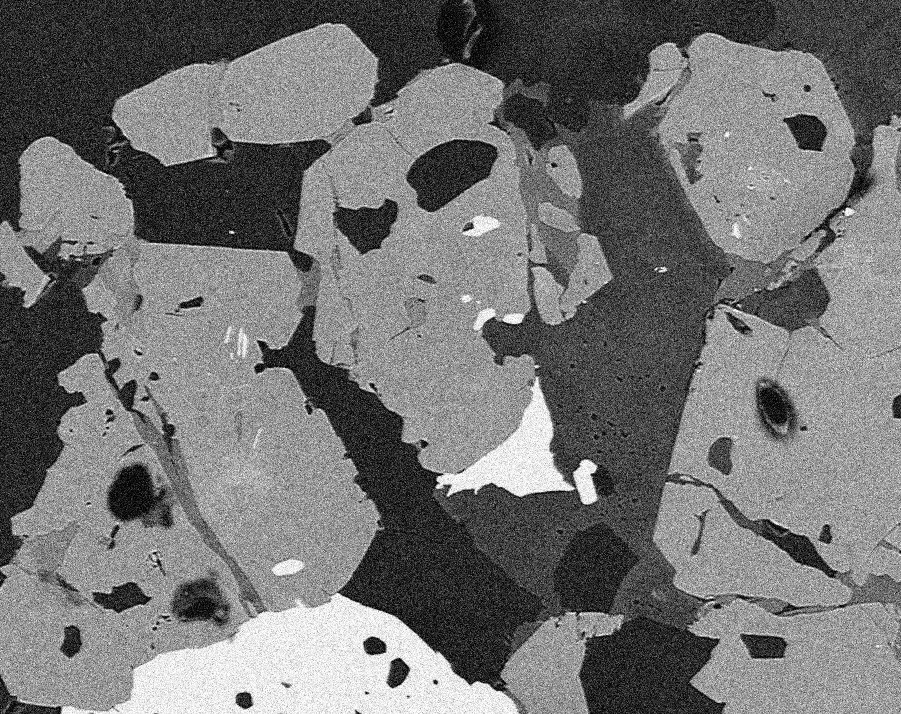
#> input picture images/denoising/BSE_noisy.jpg, 901 x 714 px
$ jupyter execute Untitled.ipynb   (shell and % lines are left out)
#> lines starting #> are read from the running program, lines starting #| are printed output that depends on the picture
# Fourier transform

[cell 1]
import numpy as np
import matplotlib.pyplot as plt
from scipy import ndimage as nd
import cv2

img1 = np.array([[0, 255],
                [0, 255]])

print(img1)

plt.imshow(img1, cmap='gray')
plt.show()
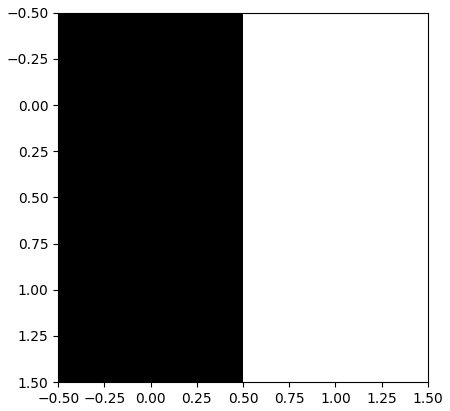
#> figure drawn by matplotlib, 1 panel

[cell 2]
fft_img1 = np.fft.fft2(img1)/4
fft_img1 = np.fft.fftshift(fft_img1)
print(fft_img1)
magnitude_spectrum = np.abs(fft_img1)

plt.imshow(magnitude_spectrum, cmap='gray')
plt.show()
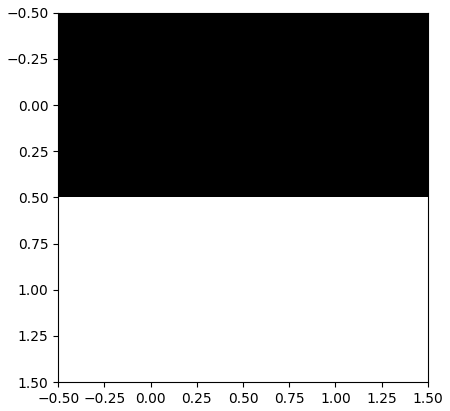
#> figure drawn by matplotlib, 1 panel

[cell 3]
img2 = cv2.imread("./images/denoising/BSE_noisy.jpg", cv2.IMREAD_GRAYSCALE)
#> img2 is the input picture: shape (714, 901); min 0, max 255, mean 114.9

plt.imshow(img2, cmap="gray")
plt.show()

#  Image smoothing : gaussian, median

[cell 4]
fft_img2 = np.fft.fft2(img2)
fft_img2 = np.fft.fftshift(fft_img2) #Shifting zero freq to center of image

magnitude_spectrum = 20*np.log(np.abs(fft_img2))
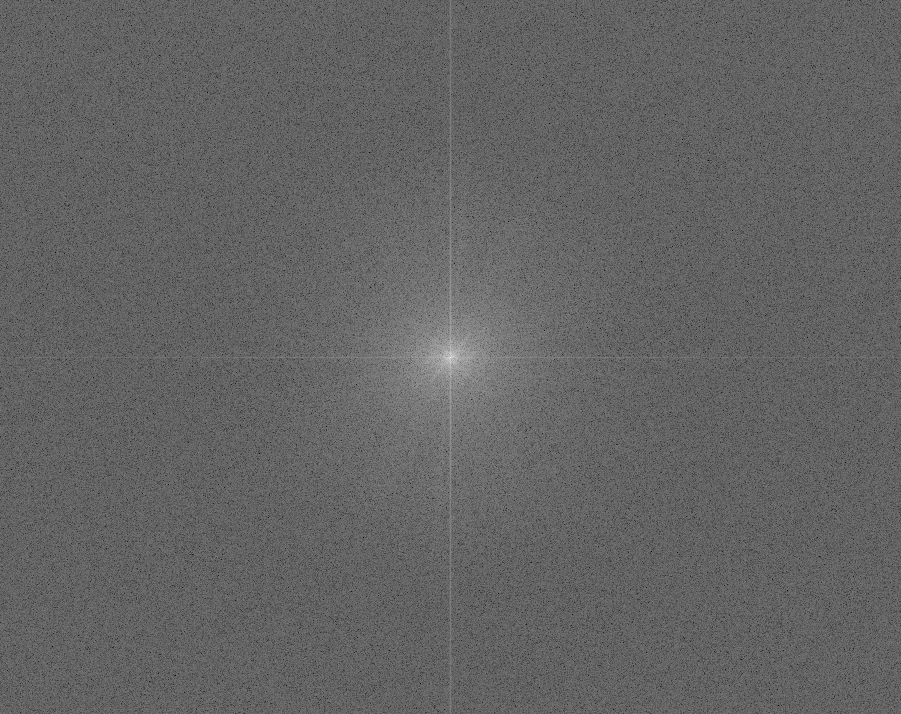
#> magnitude_spectrum: shape (714, 901) float64; min 85.9, max 362.4, mean 194.3; drawn with min black and max white

plt.imshow(magnitude_spectrum, cmap="gray")
plt.show()

## LPF

[cell 5]
rows, cols = img2.shape
#> rows = 714; cols = 901
crow, ccol = int(rows / 2), int(cols / 2) #center row, center col
#> crow = 357; ccol = 450

mask = np.zeros((rows, cols), np.uint8)
r = 100
center = [crow, ccol]
#> center = [357, 450]
x, y = np.ogrid[:rows, :cols]
#> x = 714 values from 0 to 713
mask_area = (x - center[0]) ** 2 + (y - center[1]) ** 2 <= r*r #true false numpy array

mask[mask_area] = 1


#Apply mask and draw new magnitude spectrum
lpf_img2 = fft_img2*mask
lpt_mag_spectrum = 2000*np.log(np.abs(lpf_img2))
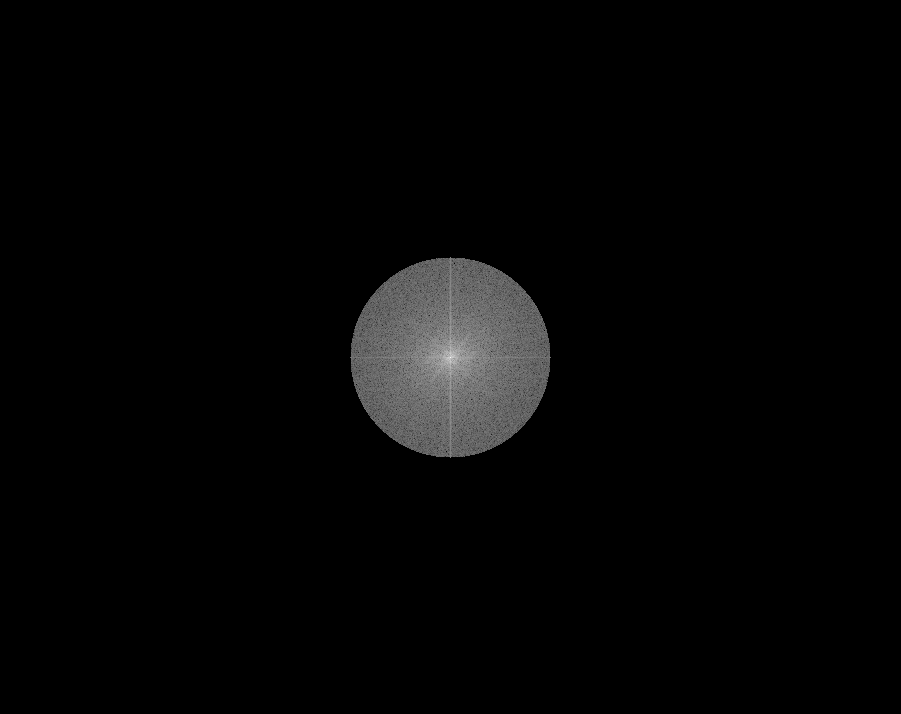
#> lpt_mag_spectrum: shape (714, 901) float64; 95.12% of the values are NaN or infinite; the others: min 10752.8, max 36236.9, mean 21623.6; drawn with min black, max white, NaN and infinite black

plt.imshow(lpt_mag_spectrum, cmap="gray")
plt.show()

[cell 6]
#Reverse fft
reverse_img2 = np.fft.ifftshift(lpf_img2)
reverse_img2 = np.fft.ifft2(reverse_img2)
reverse_img2 = np.abs(reverse_img2)
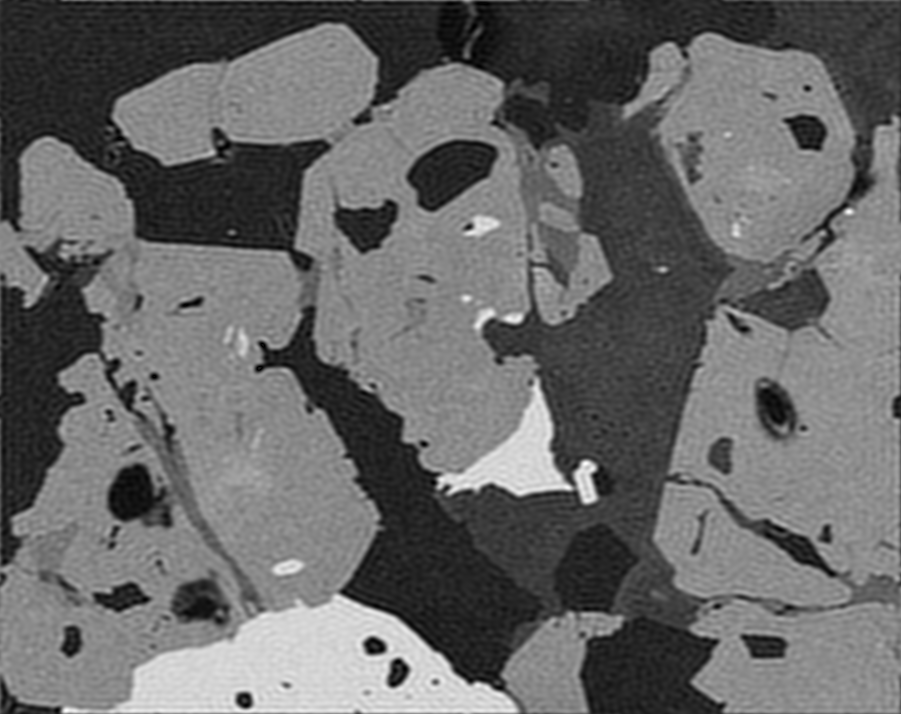
#> reverse_img2: shape (714, 901) float64; min 0.108, max 281.4, mean 114.9; drawn with min black and max white

plt.imshow(reverse_img2, cmap="gray")
plt.show()

[cell 7]
def gaussian_kernel(size, size_y=None):
    size = int(size)
    if not size_y:
        size_y = size
    else:
        size_y = int(size_y)
    x, y = np.mgrid[-size:size+1, -size_y:size_y+1]
    g = np.exp(-(x**2/float(size)+y**2/float(size_y)))
    return g / g.sum()

gaussian_kernel_array = gaussian_kernel(1)
print(gaussian_kernel_array)
plt.imshow(gaussian_kernel_array, cmap=plt.get_cmap('jet'), interpolation='nearest')
plt.colorbar()
plt.show()
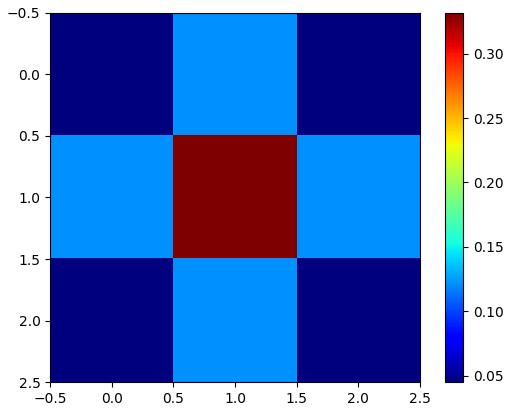
#> figure drawn by matplotlib, 2 panels

[cell 8]
img = cv2.imread("./images/denoising/noisy_img.jpg", cv2.IMREAD_GRAYSCALE)
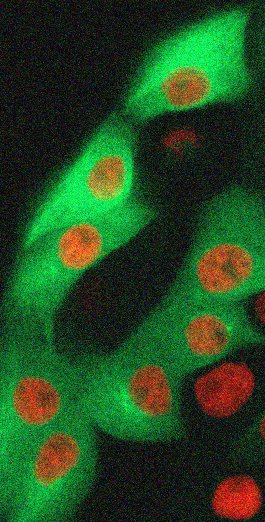
#> input picture images/denoising/noisy_img.jpg, 265 x 522 px
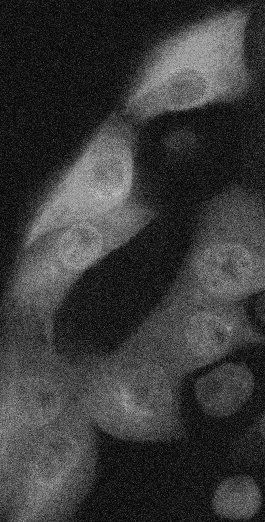
#> img: shape (522, 265); min 0, max 200, mean 58.1

plt.imshow(img, cmap='gray')
plt.show()

[cell 9]
gaussian_img = nd.gaussian_filter(img, sigma=3)
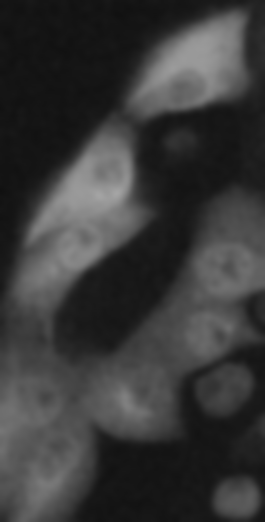
#> gaussian_img: shape (522, 265); min 16, max 165, mean 57.1

plt.imshow(gaussian_img, cmap='gray')
plt.show()

[cell 10]
median_img = nd.median_filter(img, size=3)
plt.imshow(median_img, cmap='gray')
plt.show()

[cell 11]
gaussian_img = nd.gaussian_filter(gaussian_img, sigma=3)

plt.imshow(gaussian_img, cmap='gray')
plt.show()
